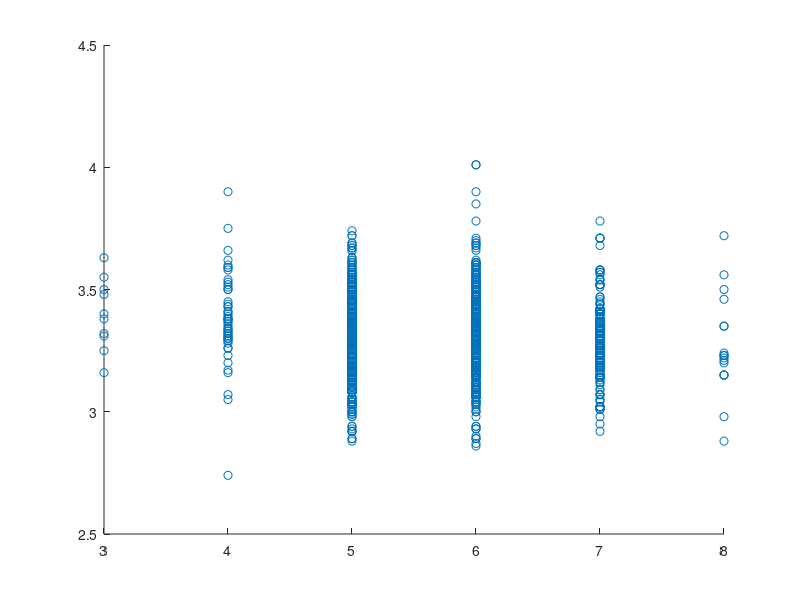

Here is the MATLAB script that generated this plot: (Note: this script raises an error after producing the figure.)
load('data/wine.mat');

%%

scatter(wine.quality, wine.alcohol);

%%

scatter(wine.quality, wine.pH);


%%

data1 = make_data(X, y);

%%

%T1 = classregtree(data2.x_tr, data2.y_tr);
T1 = classregtree(data1.x_tr, data1.y_tr, 'method', 'regression');

y2 = T1.eval(data1.x_tst);
sum(abs((y2 - data1.y_tst))) / length(y2)

%%

